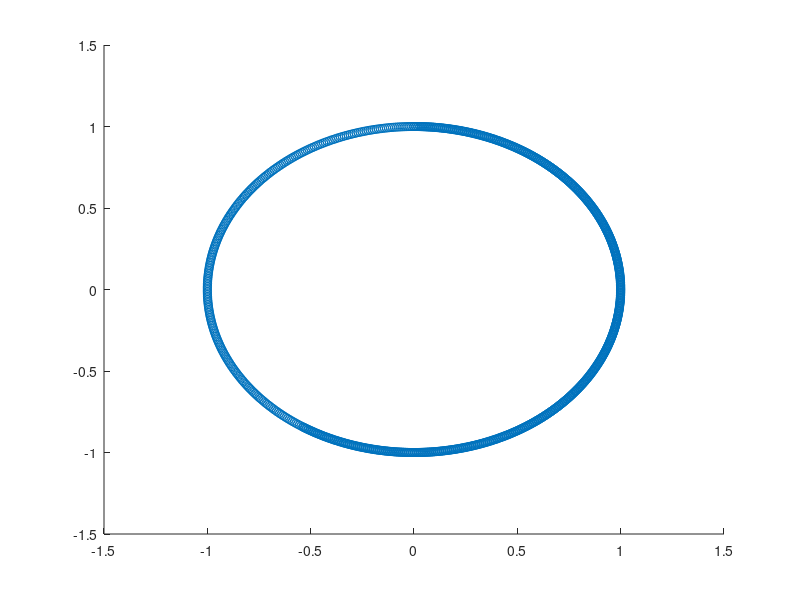

Here is the MATLAB script that generated this plot:
clc, clear

w = 0.01;
A = [cos(w) -sin(w); sin(w) cos(w)];
B = [0; 1];
C = [1 0];

s = zeros(1000, 2);

s(1, :) = [0 1];

for i=1:999
    s(i+1, :) = s(i, :)*A;
end

disp(s);

scatter(s(:, 1), s(:, 2))
axis([-1.5 1.5 -1.5 1.5]);
